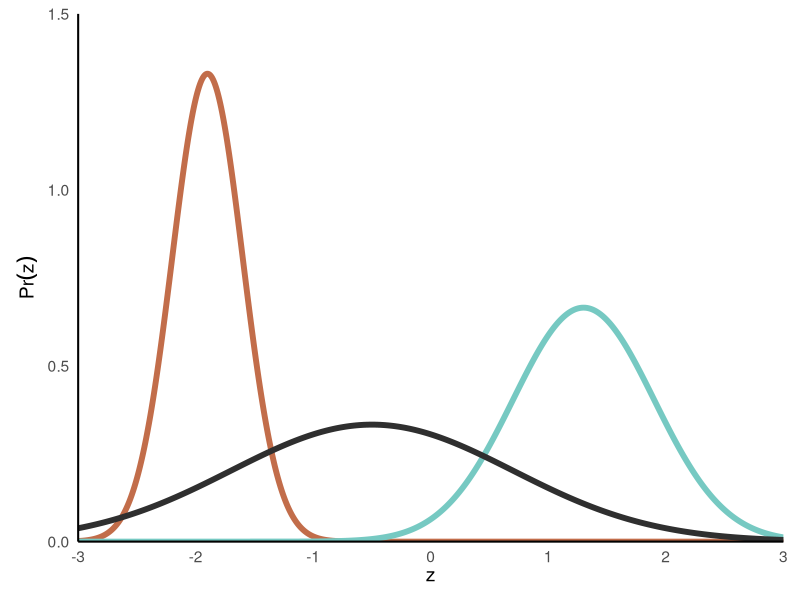

This figure's R source:
## ---- chunk 1
knitr::opts_chunk$set(echo = FALSE)
knitr::opts_chunk$set(message = FALSE, warning = FALSE)
## ---- chunk 2
library(ggplot2)
library(dplyr)
params <- tibble::tribble(
  ~mu,   ~sigma, ~col,       ~lab_x, ~lab_y, ~lab_col,
  -1.9,   0.3,   "#C26D4A",  -1.9,    1.20,  "#C26D4A",  # brick
  -0.5,   1.2,   "#76C9C2",  -0.1,    0.45,  "#76C9C2",  # teal
   1.3,   0.6,   "#2F2F2F",   1.55,   0.85,  "#2F2F2F"   # dark gray
)
zgrid <- seq(-3, 3, length.out = 800)
dens <- params %>%
  tidyr::expand_grid(z = zgrid) %>%
  mutate(pdf = dnorm(z, mean = mu, sd = sigma))
p <- ggplot(dens, aes(z, pdf, group = interaction(mu, sigma))) +
  geom_line(aes(color = interaction(mu, sigma)), linewidth = 2) +
  scale_color_manual(values = params$col,
                     labels = c(
                       expression(mu == -1.9 ~ "," ~ sigma == 0.3),
                       expression(mu == -0.5 ~ "," ~ sigma == 1.2),
                       expression(mu ==  1.3 ~ "," ~ sigma == 0.6)
                     ),
                     guide = "none") +
  coord_cartesian(xlim = c(-3, 3), ylim = c(0, 1.5), expand = FALSE) +
  labs(x = expression(z), y = expression(Pr(z))) +
  theme_minimal(base_size = 14) +
  theme(
    panel.grid = element_blank(),
    axis.title = element_text(face = "italic"),
    axis.text = element_text(color = "grey30"),
    axis.line = element_line(linewidth = 0.7, color = "black"),
    plot.margin = margin(10, 12, 10, 12)
  )

print(p)
